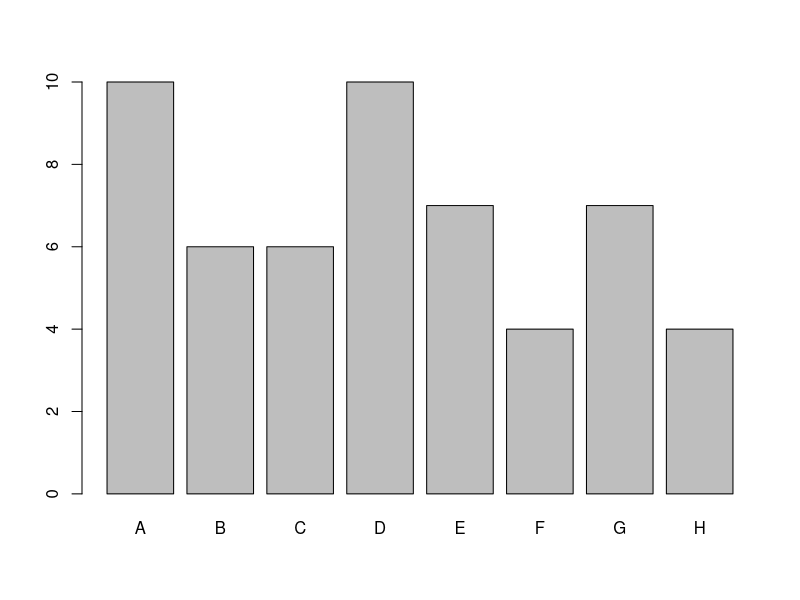
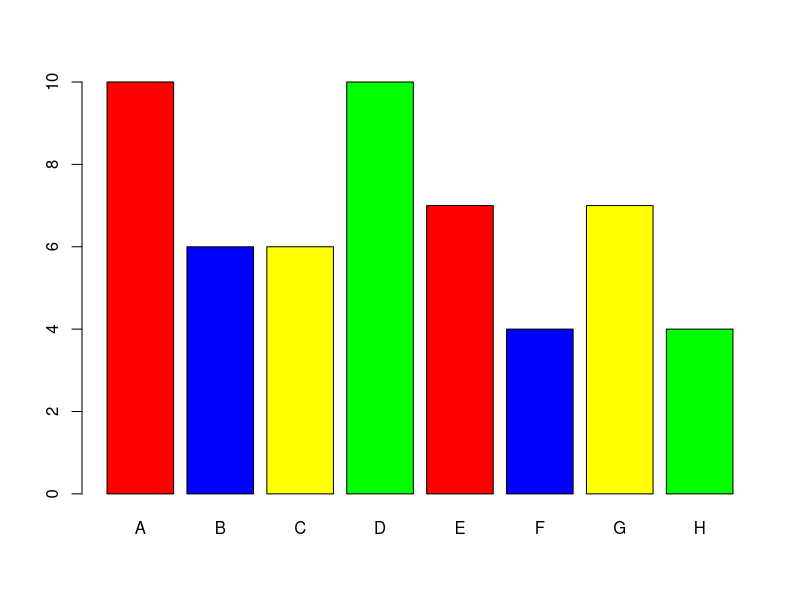
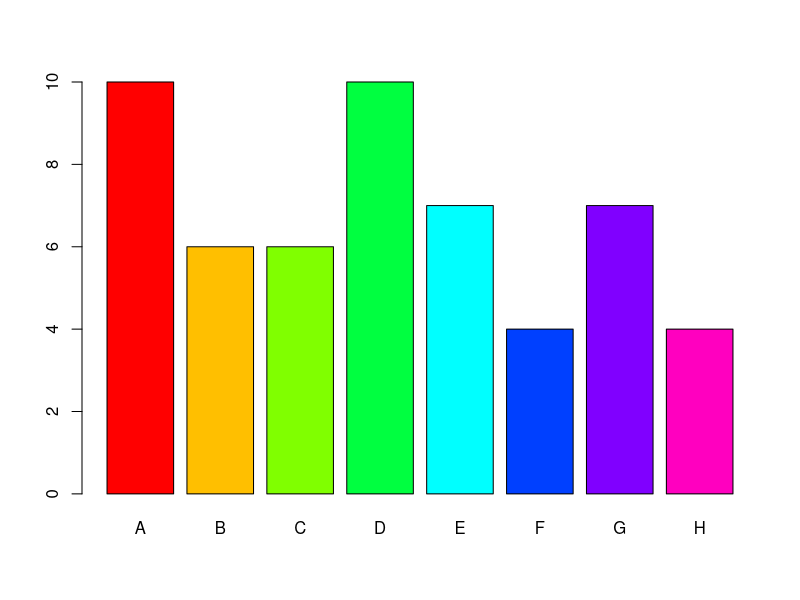
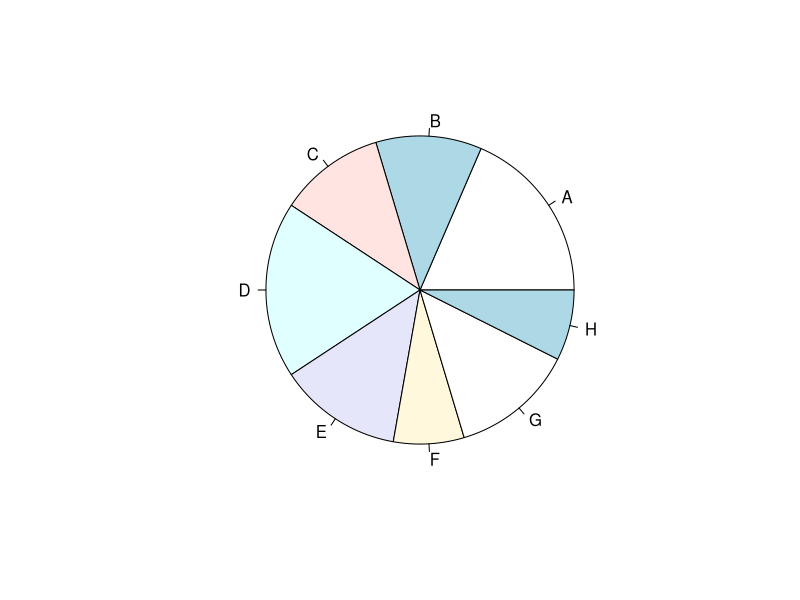
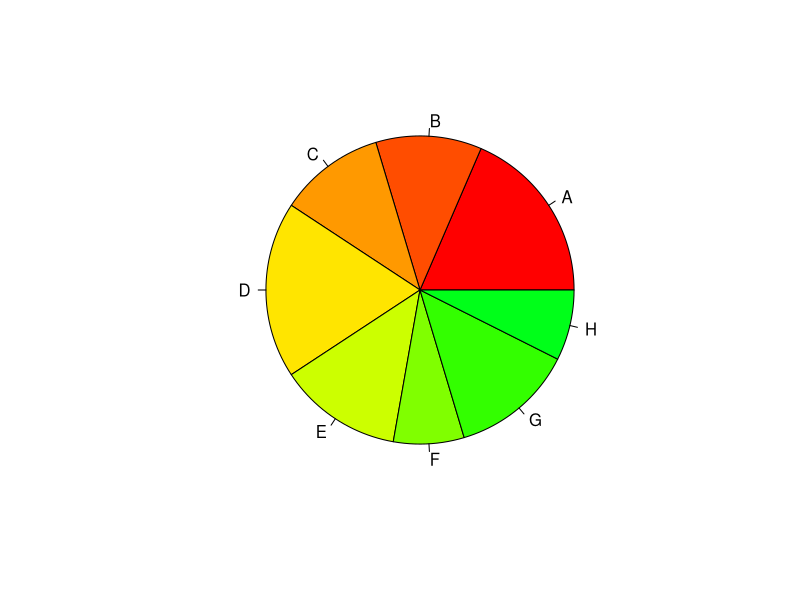

The R script that drew these images, in order:
# Based on http://www.r-tutor.com/elementary-statistics/

library(MASS)
painters
painters$School
class(painters$School)
my_painters <- painters

# Freq distribution of qualitative data
school.freq <- table(painters$School)
cbind(school.freq) #to display in table format

comp.freq <- table(painters$Composition)

# Relative frequency
school.relfreq <- school.freq / nrow(painters)

# bar chart
barplot(school.freq)
barplot(school.freq, col=c("red", "blue", "yellow", "green"))
barplot(school.freq, col=rainbow(8))

# pie chart
pie(school.freq)
pie(school.freq, col=rainbow(20))


# apply family!!!
# from https://www.guru99.com/r-apply-sapply-tapply.html

# apply
# sum a matrix over all the columns
m1 <- matrix(c(1:10), nrow=5, ncol=6)
col_sum <- apply(m1, 2, sum)
row_mean <- apply(m1, 1, mean)

# apply on df
df1 <- data.frame(a=c(1:5), b=c(5:1))
col_sum <- apply(df1, 2, sum)
row_sum <- apply(df1, 1, sum)

# lapply, over list or vector or dataframe, returns list
movies <- c("OTJ", "BATMAN", "WWII")
movies_lower <- lapply(movies, tolower)
movies_lower <- unlist(lapply(movies, tolower))

# sapply, same as lappy but return as vector
movies_lower2 <- sapply(movies, tolower)
movies_lower2["OTJ"]

# tapply, apply a function over a subset of a vector
data(iris)
tapply(iris$Sepal.Width, iris$Species, median)

# take group means
x <- c(rnorm(10), runif(10), rnorm(10,1))
f <- gl(3, 10)
tapply(x, f, mean)

# find group range
tapply(x, f, range)

require(stats)
groups <- as.factor(rbinom(32, n = 5, prob = 0.4))
tapply(groups, groups, length)
table(groups)
